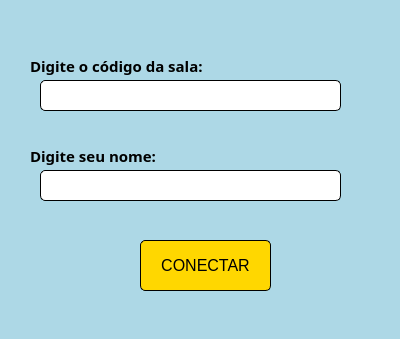
<?xml version="1.0" encoding="UTF-8"?>
<ui version="4.0">
 <class>HomeClient</class>
 <widget class="QDialog" name="HomeClient">
  <property name="geometry">
   <rect>
    <x>0</x>
    <y>0</y>
    <width>400</width>
    <height>339</height>
   </rect>
  </property>
  <property name="windowTitle">
   <string>Sudoku Warriors</string>
  </property>
  <property name="windowIcon">
   <iconset>
    <normaloff>../../Imagens/sudokuicon3.png</normaloff>../../Imagens/sudokuicon3.png</iconset>
  </property>
  <property name="styleSheet">
   <string notr="true">background-color: lightblue;</string>
  </property>
  <widget class="QTextEdit" name="code">
   <property name="geometry">
    <rect>
     <x>40</x>
     <y>80</y>
     <width>301</width>
     <height>31</height>
    </rect>
   </property>
   <property name="styleSheet">
    <string notr="true">background-color: white; border: 1px solid black; border-radius: 5px;</string>
   </property>
  </widget>
  <widget class="QLabel" name="label">
   <property name="geometry">
    <rect>
     <x>30</x>
     <y>55</y>
     <width>251</width>
     <height>21</height>
    </rect>
   </property>
   <property name="font">
    <font>
     <family>Segoe UI Semilight</family>
     <pointsize>11</pointsize>
     <bold>true</bold>
    </font>
   </property>
   <property name="text">
    <string>Digite o código da sala:</string>
   </property>
  </widget>
  <widget class="QLabel" name="label_2">
   <property name="geometry">
    <rect>
     <x>30</x>
     <y>145</y>
     <width>251</width>
     <height>21</height>
    </rect>
   </property>
   <property name="font">
    <font>
     <family>Segoe UI Semilight</family>
     <pointsize>11</pointsize>
     <bold>true</bold>
    </font>
   </property>
   <property name="text">
    <string>Digite seu nome:</string>
   </property>
  </widget>
  <widget class="QTextEdit" name="player_name">
   <property name="geometry">
    <rect>
     <x>40</x>
     <y>170</y>
     <width>301</width>
     <height>31</height>
    </rect>
   </property>
   <property name="styleSheet">
    <string notr="true">background-color: white; border: 1px solid black; border-radius: 5px;</string>
   </property>
  </widget>
  <widget class="QPushButton" name="criarsala">
   <property name="geometry">
    <rect>
     <x>140</x>
     <y>240</y>
     <width>131</width>
     <height>51</height>
    </rect>
   </property>
   <property name="font">
    <font>
     <pointsize>12</pointsize>
    </font>
   </property>
   <property name="styleSheet">
    <string notr="true">background-color: gold; border: 1px solid black; border-radius: 5px;</string>
   </property>
   <property name="text">
    <string>CONECTAR</string>
   </property>
  </widget>
 </widget>
 <resources/>
 <connections/>
</ui>
